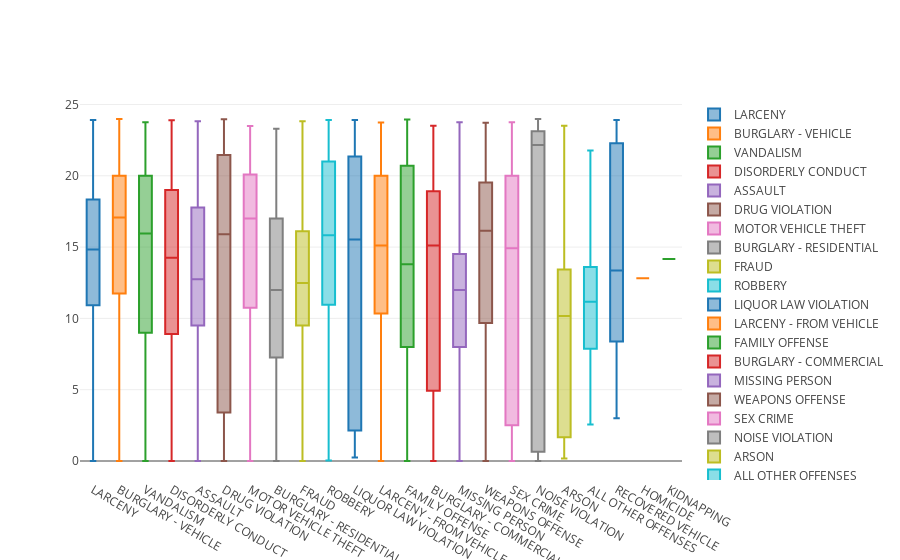

Write notebook code for a chart like this one.
### Markdown cell above
View the crime time periods broken down by crime type:

### Code cell
boxes = [(len(df), go.Box(y=df["hour_of_day"], name=i)) for (i, df) in calls.groupby("CVLEGEND")]
py.iplot([r[1] for r in sorted(boxes, key=lambda x:x[0], reverse=True)])

### Figure 1 — Plotly figure (JSON) as saved in the notebook; plotly's stock layout.template omitted (floating-point values rounded to 4 significant figures; data arrays with more than 128 entries replaced by an {"elided": "..."} marker saying what was removed)
{"data": [{"name": "LARCENY", "type": "box", "y": {"elided": "1102 float values"}}, {"name": "BURGLARY - VEHICLE", "type": "box", "y": {"elided": "1021 float values"}}, {"name": "VANDALISM", "type": "box", "y": {"elided": "438 float values"}}, {"name": "DISORDERLY CONDUCT", "type": "box", "y": {"elided": "415 float values"}}, {"name": "ASSAULT", "type": "box", "y": {"elided": "352 float values"}}, {"name": "DRUG VIOLATION", "type": "box", "y": {"elided": "328 float values"}}, {"name": "MOTOR VEHICLE THEFT", "type": "box", "y": {"elided": "308 float values"}}, {"name": "BURGLARY - RESIDENTIAL", "type": "box", "y": {"elided": "274 float values"}}, {"name": "FRAUD", "type": "box", "y": {"elided": "260 float values"}}, {"name": "ROBBERY", "type": "box", "y": {"elided": "187 float values"}}, {"name": "LIQUOR LAW VIOLATION", "type": "box", "y": {"elided": "147 float values"}}, {"name": "LARCENY - FROM VEHICLE", "type": "box", "y": {"elided": "140 float values"}}, {"name": "FAMILY OFFENSE", "type": "box", "y": {"elided": "130 float values"}}, {"name": "BURGLARY - COMMERCIAL", "type": "box", "y": [20, 18, 2, 5.417, 0, 2.267, 1.5, 17, 18.83, 23.52, 14.22, 18, 16.33, 12.22, 17, 21.13, 20, 3.617, 16.5, 10.83, 2.333, 10.75, 11.95, 19.25, 2, 18, 4.5, 23, 19.4, 4.917, 3.267, 0.2667, 23, 2, 1.817, 19, 18, 16, 19.5, 16.42, 1, 10.2, 22.52, 18.5, 23, 2.117, 5.317, 11, 6.25, 21.75, 5.533, 19.73, 3.5, 16.92, 1.733, 20.65, 1.75, 20.33, 23, 5.017, 16.5, 16.5, 14, 21.5, 20, 12.77, 17.5, 12, 1, 21.5, 23, 12, 2.083, 5.317, 1.967, 5.7, 17.53, 2.1, 3.5, 3.75, 20.92, 4.95, 17.17, 6.833, 18, 18, 19, 6.083, 17.43, 17, 20.5, 3.267, 18, 3.933, 16, 13.33, 16.15, 8, 20.5, 18, 20.48, 7.75, 13, 11.25]}, {"name": "MISSING PERSON", "type": "box", "y": [12, 14, 13.5, 12, 22, 1.5, 10.33, 12, 11.5, 12.5, 14.5, 12, 13.33, 15, 14, 1.5, 14, 0.01667, 0, 2.083, 9, 0, 9.5, 8, 12, 11, 10.23, 18, 11, 12.67, 11, 16, 4, 12, 13, 8, 8, 4.1, 8, 12, 11.5, 1, 10.07, 6, 13, 11, 15.47, 8, 22.88, 23, 7.8, 12, 8, 16, 15.23, 12, 17, 18, 9.2, 10, 0.01667, 8.75, 12, 21, 11.5, 17, 9.467, 22.75, 15.75, 11, 13.5, 23.5, 8, 20, 0.01667, 20, 8, 23.5, 14.52, 16.82, 0, 8, 9, 12, 23.75, 14.67, 8, 9.367, 4, 19.5, 14, 9.25, 6.5, 8, 13, 12]}, {"name": "WEAPONS OFFENSE", "type": "box", "y": [17.5, 15.48, 0.1167, 17.23, 16.15, 17.98, 16.5, 14.88, 1.717, 23.5, 0.06667, 18.03, 22.83, 17, 0.8333, 15.88, 3.517, 22.42, 6, 19.6, 22.07, 3.833, 8.7, 4.533, 23, 11.5, 12.5, 19, 23.72, 14.33, 18.67, 21.13, 21.37, 15.23, 0.5667, 22.88, 11.32, 10, 17.88, 19.82, 16.83, 15, 3.667, 13.5, 1.617, 19.52, 10.83, 21.13, 21.78, 12, 22.53, 2.75, 17.52, 17.43, 4.983, 19.67, 18.5, 1.183, 12.77, 7.5, 19.82, 12.67, 18.5, 16.5, 22.2, 3.983, 17.05, 23.5, 16, 0, 19.93, 11.03, 14, 7.633, 19.27, 11.22, 18.63]}, {"name": "SEX CRIME", "type": "box", "y": [2.5, 12.5, 15.67, 14.85, 20, 20, 21.5, 19.95, 11, 22.57, 12.67, 0, 18.02, 3.5, 15, 0, 0, 12.5, 15.5, 15.92, 23.75, 12.75, 12.75, 22, 17.82, 19.13, 19, 12, 11.8, 0.01667, 0.8333, 2, 0.6667, 20.13, 0, 23, 21, 1, 19.08, 0.01667, 20, 16.63, 0.08333, 17, 1.583, 12, 22.5, 22.5, 10, 20.03]}, {"name": "NOISE VIOLATION", "type": "box", "y": [0.85, 0.35, 23.98, 23.5, 0.4333, 0.15, 6.65, 23.35, 23.47, 0, 22.9, 6.65, 22.87, 22.18, 19, 1.4, 1.267, 22.95, 0.05, 22.82, 22.15, 23.58, 0.7667, 0.9667, 23.52, 1.167, 0, 0.4833, 0.3667, 22.33, 22, 23.12, 23.05, 22.67, 23.35, 22.47, 23.33, 0.03333, 0.65, 22.42, 23.17, 23.98, 0.5167, 22.33, 0.6333, 23.32]}, {"name": "ARSON", "type": "box", "y": [23.52, 11, 15.58, 6.667, 10.5, 1.667, 12, 0.4167, 7.583, 0.1833, 9.833, 13.43, 1.483, 18.68]}, {"name": "ALL OTHER OFFENSES", "type": "box", "y": [21.77, 9.267, 3.667, 2.567, 19.73, 11.55, 11.17, 11.5, 10.57]}, {"name": "RECOVERED VEHICLE", "type": "box", "y": [8.767, 23, 12, 23.92, 8, 3, 14.72, 21.57]}, {"name": "HOMICIDE", "type": "box", "y": [12.82]}, {"name": "KIDNAPPING", "type": "box", "y": [14.17]}], "layout": {}}
